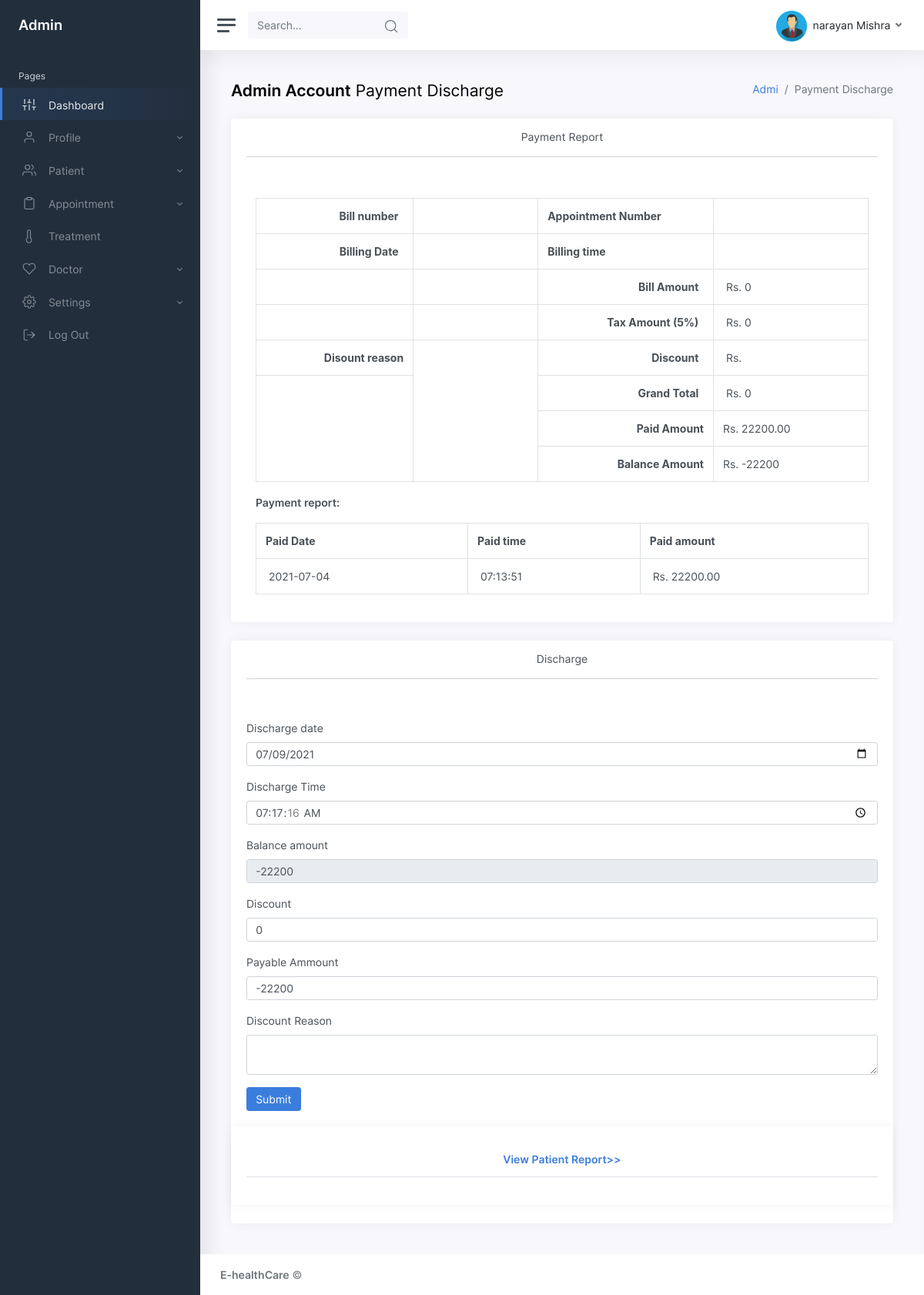
The page /admin/paymentdischarge.php (signed in) on the database its author committed.
### tables this page shows
CREATE TABLE `payment` (
  `paymentid` int(10) NOT NULL,
  `patientid` int(10) NOT NULL,
  `appointmentid` int(10) NOT NULL,
  `paiddate` date NOT NULL,
  `paidtime` time NOT NULL,
  `paidamount` float(10,2) NOT NULL,
  `status` varchar(10) NOT NULL,
  `cardholder` varchar(50) NOT NULL,
  `cardnumber` int(25) NOT NULL,
  `cvvno` int(5) NOT NULL,
  `expdate` date NOT NULL
);

### admin/viewpaymentreport.php (the view, shortened to what this page needs)
<?php
include("dbconnection.php");
?>
 <section class="container">
<?php
$sqlbilling_records ="SELECT * FROM billing WHERE appointmentid='$billappointmentid'";
$qsqlbilling_records = mysqli_query($con,$sqlbilling_records);
$rsbilling_records = mysqli_fetch_array($qsqlbilling_records);
?>
 	<table class=" table table-bordered">
 		 <tbody>
 			 <tr>
          <th scope="col"><div align="right">Bill number &nbsp; </div></th>
          <td><?php echo $rsbilling_records[billingid]; ?></td>
          <th>Appointment Number &nbsp;</th>
          <td><?php echo $rsbilling_records[appointmentid]; ?></td>
        </tr>
        <tr>
          <th width="442" scope="col" ><div align="right">Billing Date &nbsp; </div></th>
          <td width="413"><?php echo $rsbilling_records[billingdate]; ?></td>
          <th width="413">Billing time&nbsp; </th>
          	<td width="413"><?php echo $rsbilling_records[billingtime] ; ?></td>
        </tr>
		<tr>
          <th scope="col" align="right"></th>
          <td></td>
          <th scope="col"><div align="right">Bill Amount &nbsp; </div></th>
          <td><?php
		$billamt= 0;
?>
  &nbsp;Rs. <?php echo $billamt; ?></td>
        </tr>
        <tr>
          <th width="442" scope="col"><div align="right"></div></th>
          <td width="413">&nbsp;</td>
          <th width="442" scope="col"><div align="right">Tax Amount (5%) &nbsp; </div></th>
          <td width="413">&nbsp;Rs. <?php echo $taxamt = 5 * ($billamt / 100); ?></td>
       	</tr>
		<tr>
		  <th scope="col"><div align="right">Disount reason</div></th>
		  <td rowspan="4" valign="top"><?php echo $rsbilling_records[discountreason]; ?></td>
		  <th scope="col"><div align="right">Discount &nbsp; </div></th>
		  <td>&nbsp;Rs. <?php echo $rsbilling_records[discount]; ?></td>
	    </tr>
		<tr>
		  <th rowspan="3" scope="col">&nbsp;</th>
		  <th scope="col"><div align="right">Grand Total &nbsp; </div></th>
		  <td>&nbsp;Rs. <?php echo $grandtotal = ($billamt + $taxamt)  - $rsbilling_records[discount] ; ?></td>
	    </tr>
		<tr>
		  <th scope="col"><div align="right">Paid Amount </div></th>
		  <td>Rs. <?php
		  	$sqlpayment ="SELECT sum(paidamount) FROM payment where appointmentid='$billappointmentid'";
			$qsqlpayment = mysqli_query($con,$sqlpayment);
			$rspayment = mysqli_fetch_array($qsqlpayment);
			echo $rspayment[0];
		   ?></td>
	    </tr>
		<tr>
		  <th scope="col"><div align="right">Balance Amount</div></th>
		  <td>Rs. <?php echo $balanceamt = $grandtotal - $rspayment[0]  ; ?></td>
	    </tr>
      </tbody>
    </table>
   <p><strong>Payment report:</strong></p>
<?php
$sqlpayment = "SELECT * FROM payment where appointmentid='$billappointmentid'";
$qsqlpayment = mysqli_query($con,$sqlpayment);
if(mysqli_num_rows($qsqlpayment) == 0)
{
	echo "<strong>No transaction details found..</strong>";
}
else
{
?>
   <table class="table table-bordered">
     <tbody>
       <tr>
         <th scope="col">Paid Date</th>
         <th scope="col">Paid time</th>
         <th scope="col">Paid amount</th>
       </tr>
<?php
		while($rspayment = mysqli_fetch_array($qsqlpayment))
		{
		?>
			   <tr>
				 <td>&nbsp;<?php echo $rspayment[paiddate]; ?></td>
				 <td>&nbsp;<?php echo $rspayment[paidtime]; ?></td>
				 <td>&nbsp;Rs. <?php echo $rspayment[paidamount]; ?></td>
			   </tr>
		<?php
		}
?>
     </tbody>
   </table>
<?php
}
?>
</section>

### admin/header.php (shortened to what this page needs)
<?php
include("dbconnection.php");
if(!isset($_SESSION['adminid']))
{
  echo "<script>window.location='adminlogin.php';</script>";
}
else
{
  $sql = "SELECT adminname FROM admin  WHERE adminid='$_SESSION[adminid]'";
  $qsql = mysqli_query($con,$sql);
  $rsprofile=  mysqli_fetch_array($qsql);
  ?>
<nav class="navbar navbar-expand navbar-light navbar-bg">
				<a class="sidebar-toggle d-flex">
          <i class="hamburger align-self-center"></i>
        </a>
				<form class="d-none d-sm-inline-block">
					<div class="input-group input-group-navbar">
						<input type="text" class="form-control" placeholder="Search…" aria-label="Search" disabled="">
						<button class="btn" type="button">
              <i class="align-middle" data-feather="search"></i>
            </button>
					</div>
				</form>
				<div class="navbar-collapse collapse">
					<ul class="navbar-nav navbar-align">
						<li class="nav-item dropdown">
							<a class="nav-link dropdown-toggle d-none d-sm-inline-block" href="#" data-toggle="dropdown">
                <img src="img/admin.png" class="avatar img-fluid rounded mr-1" alt="Charles Hall" /> <span class="text-dark"><?php echo $rsprofile[adminname]; ?></span>
              </a>
						</li>
					</ul>
				</div>
			</nav>
			<?php }?>

### rows shown on the page
payment: paiddate "2021-07-04", paidtime "07:13:51", paidamount "22200.00"

### other values the page prints
$rsprofile[adminname] "narayan Mishra"
$billamt "0"
$taxamt = 5 * ($billamt / 100) "0"
$grandtotal = ($billamt + $taxamt)  - $rsbilling_records[discount] "0"
$rspayment[0] "22200.00"
$balanceamt = $grandtotal - $rspayment[0] "-22200"
